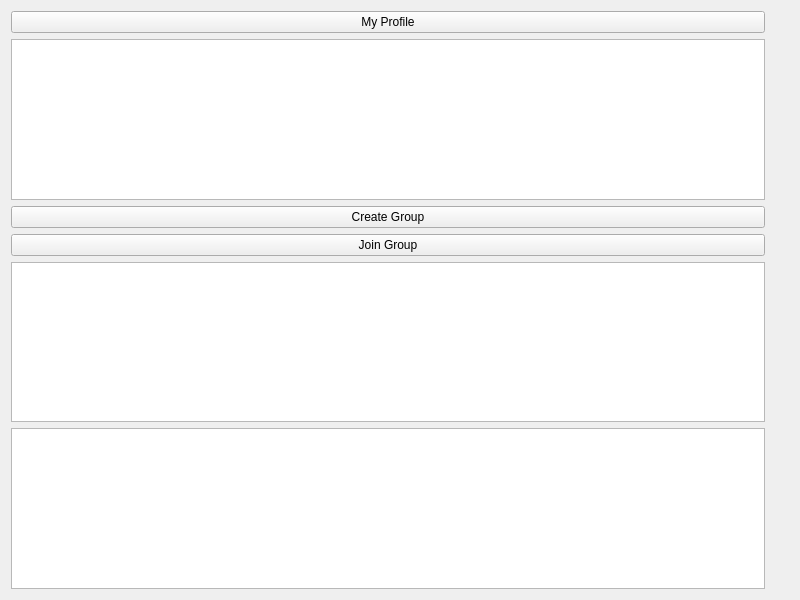
<?xml version="1.0" encoding="UTF-8"?>
<ui version="4.0">
    <class>MainWindow</class>
    <widget class="QWidget" name="MainWindow">
        <property name="geometry">
            <rect>
                <x>0</x>
                <y>0</y>
                <width>800</width>
                <height>600</height>
            </rect>
        </property>
        <property name="windowTitle">
            <string>Main Chat</string>
        </property>
        <layout class="QHBoxLayout" name="horizontalLayout">
            <!-- Left panel for user list, group list, etc. -->
            <item>
                <layout class="QVBoxLayout" name="leftLayout">
                    <item>
                        <widget class="QPushButton" name="profile_button">
                            <property name="text">
                                <string>My Profile</string>
                            </property>
                        </widget>
                    </item>
                    <item>
                        <widget class="QListWidget" name="online_users_list">
                            <property name="toolTip">
                                <string>Online Users</string>
                            </property>
                        </widget>
                    </item>
                    <item>
                        <widget class="QPushButton" name="create_group_button">
                            <property name="text">
                                <string>Create Group</string>
                            </property>
                        </widget>
                    </item>
                    <item>
                        <widget class="QPushButton" name="join_group_button">
                            <property name="text">
                                <string>Join Group</string>
                            </property>
                        </widget>
                    </item>
                    <item>
                        <widget class="QListWidget" name="group_list">
                            <property name="toolTip">
                                <string>Groups</string>
                            </property>
                        </widget>
                    </item>
                    <item>
                        <widget class="QListWidget" name="friends_list_widget">  <!-- Add this block -->
                            <property name="toolTip">
                                <string>Friends</string>
                            </property>
                        </widget>
                    </item>
                </layout>
            </item>

            <!-- Right panel for ChatWindow or stack of widgets -->
            <item>
                <widget class="QWidget" name="chat_container">
                    <layout class="QVBoxLayout" name="chatLayout"/>
                </widget>
            </item>
        </layout>
    </widget>
</ui>
